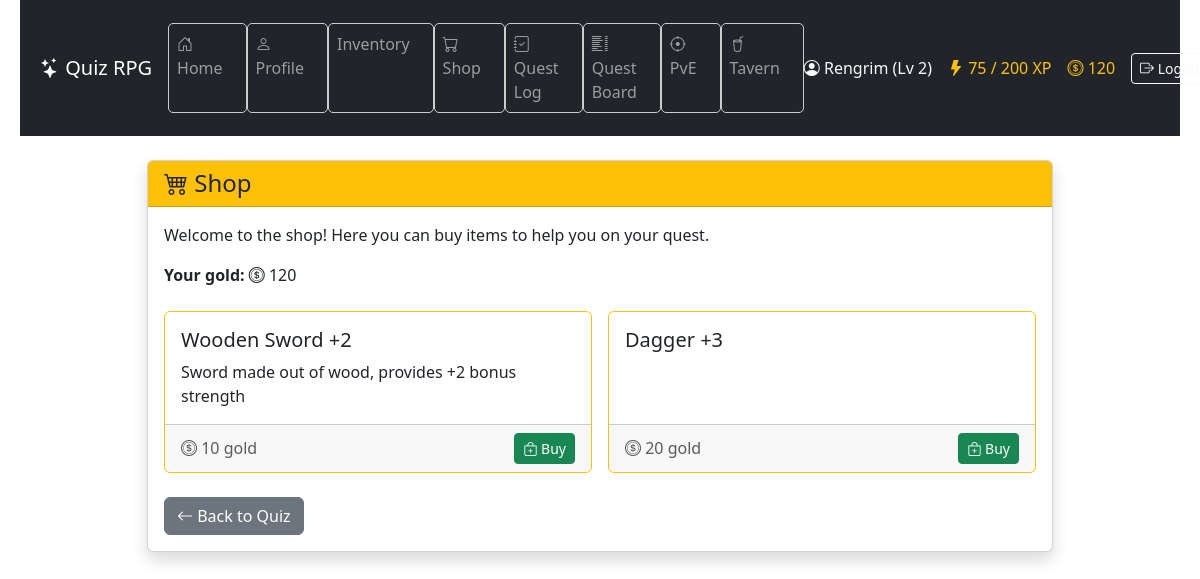
The app's page /shop/ (signed in), older data.
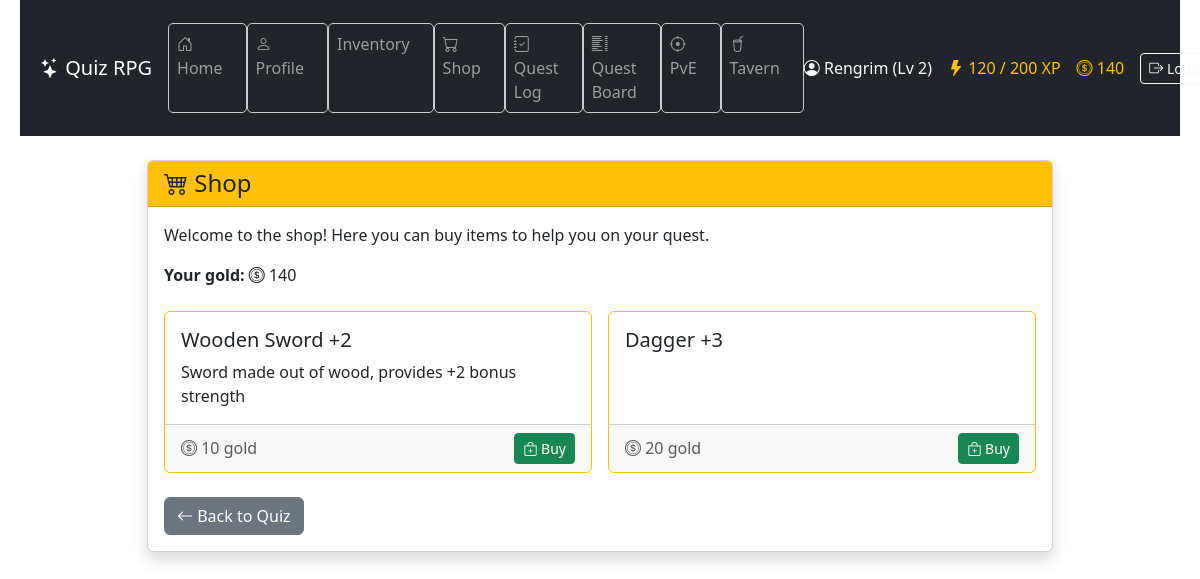
The same page, newer data.
### game/models.py (models this page shows, shortened)
class Character(models.Model):
    CLASS_CHOICES = [
        ("warrior", "Warrior"),
        ("mage", "Mage"),
        ("rogue", "Rogue"),
    ]
    user = models.OneToOneField(User, on_delete=models.CASCADE)
    name = models.CharField(max_length=100)
    character_class = models.CharField(
        max_length=20, choices=CLASS_CHOICES, default="warrior"
    )
    level = models.IntegerField(default=1)
    experience = models.IntegerField(default=0)
    experience_to_next_level = models.PositiveIntegerField(default=100)
    hp = models.PositiveIntegerField(default=100)
    max_hp = models.PositiveIntegerField(default=100)
    hp_from_levels = models.PositiveIntegerField(default=0)
    mana = models.PositiveIntegerField(default=50)
    max_mana = models.PositiveIntegerField(default=50)
    mana_from_levels = models.PositiveIntegerField(default=0)
    stamina = models.PositiveIntegerField(default=50)
    max_stamina = models.PositiveIntegerField(default=50)
    armor = models.PositiveIntegerField(default=0)
    damage_reduction = models.FloatField(default=0.0)
    physical_min_damage = models.PositiveIntegerField(default=1)
    physical_max_damage = models.PositiveIntegerField(default=3)
    spell_power = models.PositiveIntegerField(default=0)
    hp_regeneration = models.PositiveIntegerField(default=0)
    mana_regeneration = models.PositiveIntegerField(default=0)
    stamina_regeneration = models.PositiveIntegerField(default=0)
    items = models.ManyToManyField("Item", related_name="characters", blank=True)
    equipped_head = models.ForeignKey(
        "Item",
        null=True,
        blank=True,
        related_name="equipped_on_head",
        on_delete=models.SET_NULL,
    )
    equipped_body = models.ForeignKey(
        "Item",
        null=True,
        blank=True,
        related_name="equipped_on_body",
        on_delete=models.SET_NULL,
    )
    equipped_legs = models.ForeignKey(
        "Item",
        null=True,
        blank=True,
        related_name="equipped_on_legs",
        on_delete=models.SET_NULL,
    )
    equipped_feet = models.ForeignKey(
        "Item",
        null=True,
        blank=True,
        related_name="equipped_on_feet",
        on_delete=models.SET_NULL,
    )
    equipped_hand_right = models.ForeignKey(
        "Item",
        null=True,
        blank=True,
        related_name="equipped_on_hand_right",
        on_delete=models.SET_NULL,
    )
    equipped_hand_left = models.ForeignKey(
        "Item",
        null=True,
        blank=True,
        related_name="equipped_on_hand_left",
        on_delete=models.SET_NULL,
    )
    strength = models.IntegerField(default=5)
    intelligence = models.IntegerField(default=5)
    dexterity = models.IntegerField(default=5)
    vitality = models.IntegerField(default=5)
    luck = models.IntegerField(default=5)
    stat_points = models.IntegerField(default=0)
    gold = models.IntegerField(default=0)
    last_regen_time = models.DateTimeField(default=timezone.now)
    class XpReward(TypedDict):
        total: int
        base: int
        strength_bonus: int
        intelligence_bonus: int
        double: bool

### game/views.py (the view)
# urls.py: path("shop/", views.shop_view, name="shop"),
@character_required
def shop_view(request):
    character = Character.objects.get(user=request.user)
    regenerate_character(character)
    items = Item.objects.filter(is_available_in_shop=True)
    return render(
        request,
        "game/shop.html",
        {
            "items": items,
            "character": character,
        },
    )

### game/context_processors.py (called while the page is built)
def character_context(request):
    if request.user.is_authenticated:
        try:
            character = Character.objects.get(user=request.user)
            return {"character": character}
        except Character.DoesNotExist:
            return {}
    return {}

### game/services/regeneration.py (called while the page is built)
def regenerate_character(character):
    now = timezone.now()
    elapsed = now - character.last_regen_time
    ticks = elapsed // REGEN_INTERVAL
    if ticks >= 1:
        character.hp = min(character.max_hp, character.hp + ticks * REGEN_AMOUNT)
        character.mana = min(character.max_mana, character.mana + ticks * REGEN_AMOUNT)
        character.stamina = min(
            character.max_stamina, character.stamina + ticks * REGEN_AMOUNT
        )
        character.last_regen_time = now
        character.save()

### game/templates/game/shop.html (shortened to what this page needs)
{% extends "game/base.html" %}
{% block content %}
<div class="container my-4">
  <div class="row justify-content-center">
    <div class="col-md-10">
      <div class="card shadow">
        <div class="card-header bg-warning text-dark">
          <h4 class="mb-0">
            <i class="bi bi-cart4"></i> Shop
          </h4>
        </div>
        <div class="card-body">
          <p class="mb-3">
            Welcome to the shop! Here you can buy items to help you on your quest.
          </p>
          <p class="mb-4">
            <strong>Your gold:</strong> <i class="bi bi-coin"></i> {{ character.gold }}
          </p>
          {% if items %}
          <div class="row row-cols-1 row-cols-md-2 g-3">
            {% for item in items %}
            <div class="col">
              <div class="card h-100 border border-warning">
                <div class="card-body">
                  <h5 class="card-title">{{ item.name }}</h5>
                  <p class="card-text">{{ item.description }}</p>
                </div>
                <div class="card-footer d-flex justify-content-between align-items-center">
                  <span class="text-muted"><i class="bi bi-coin"></i> {{ item.price }} gold</span>
                  <a href="{% url 'buy_item' item.id %}" class="btn btn-sm btn-success">
                    <i class="bi bi-bag-plus"></i> Buy
                  </a>
                </div>
              </div>
            </div>
            {% endfor %}
          </div>
          {% else %}
          <div class="alert alert-info mt-3">
            No items available in the shop.
          </div>
          {% endif %}
          <a href="{% url 'quiz' %}" class="btn btn-secondary mt-4">
            <i class="bi bi-arrow-left"></i> Back to Quiz
          </a>
        </div>
      </div>
    </div>
  </div>
</div>
{% endblock %}

### game/templates/game/base.html (shortened to what this page needs)
{% load static %}
<!DOCTYPE html>
<html lang="en">
  <head>
    <link rel="stylesheet" type="text/css" href="{% static 'game/style.css' %}" />
    <link href="https://cdn.jsdelivr.net/npm/bootstrap@5.3.3/dist/css/bootstrap.min.css" rel="stylesheet" />
    <link href="https://cdn.jsdelivr.net/npm/bootstrap-icons@1.11.3/font/bootstrap-icons.css" rel="stylesheet" />
  </head>
  <body>
    <header class="bg-dark text-white">
      <nav class="navbar navbar-expand-lg navbar-dark container">
        <a class="navbar-brand" href="{% url 'home' %}">
          <i class="bi bi-stars"></i> Quiz RPG
        </a>
        <div class="collapse navbar-collapse justify-content-between" id="navbarNav">
          <ul class="navbar-nav me-auto mb-2 mb-lg-0">
            <li class="nav-item"><a class="nav-link" href="{% url 'home' %}"><i class="bi bi-house-door"></i> Home</a></li>
            <li class="nav-item"><a class="nav-link" href="{% url 'profile' %}"><i class="bi bi-person"></i> Profile</a></li>
            <li class="nav-item"><a class="nav-link" href="{% url 'inventory' %}"> Inventory</a></li>
            <li class="nav-item"><a class="nav-link" href="{% url 'shop' %}"><i class="bi bi-cart"></i> Shop</a></li>
            <li class="nav-item"><a class="nav-link" href="{% url 'quest_log' %}"><i class="bi bi-journal-check"></i> Quest Log</a></li>
            <li class="nav-item"><a class="nav-link" href="{% url 'quest_list' %}"><i class="bi bi-list-columns"></i> Quest Board</a></li>
            <li class="nav-item"><a class="nav-link" href="{% url 'battle_select' %}"><i class="bi bi-crosshair"></i> PvE</a></li>
            <li class="nav-item"><a class="nav-link" href="{% url 'tavern' %}"><i class="bi bi-cup-straw"></i> Tavern</a></li>
          </ul>
          <div class="d-flex align-items-center gap-3 text-nowrap">
            {% if user.is_authenticated %}
              {% if character %}
                <span class="text-light"><i class="bi bi-person-circle"></i> {{ character.name }} (Lv {{ character.level }})</span>
                <span class="text-warning"><i class="bi bi-lightning-fill"></i> {{ character.experience }} / {{ character.level|add:"0" }}00 XP</span>
                <span class="text-warning"><i class="bi bi-coin"></i> {{ character.gold }}</span>
              {% else %}
                <span class="text-light"><i class="bi bi-person-circle"></i> {{ user.username }}</span>
              {% endif %}
              <form method="post" action="{% url 'logout' %}" class="d-inline">
                <button type="submit" class="btn btn-outline-light btn-sm">
                  <i class="bi bi-box-arrow-right"></i> Logout
                </button>
              </form>
            {% else %}
              <a href="{% url 'login' %}" class="btn btn-outline-light btn-sm"><i class="bi bi-box-arrow-in-right"></i> Login</a>
              <a href="{% url 'register' %}" class="btn btn-outline-light btn-sm"><i class="bi bi-person-plus"></i> Register</a>
            {% endif %}
          </div>
        </div>
      </nav>
    </header>
    <main class="container mb-5">
      {% block content %}{% endblock %}
    </main>
  </body>
</html>

Row changes from the older to the newer data that the page shows:
changed Character "Rengrim": experience "75" → "120"; gold "120" → "140"
